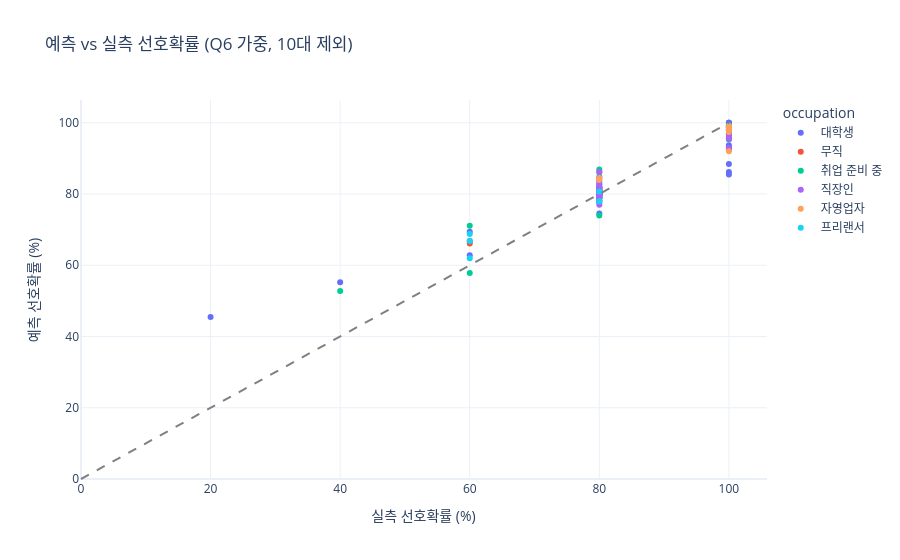

The notebook cell this image was saved under:
### Markdown cell above
## 2. Q6 점수 기반 가중 선호확률

### 정의

$$\text{선호확률(\%)} = \frac{\text{Q6 점수}}{5} \times 100$$

| Q6 | 가중 선호확률 | 해석 |
|----|-------------|------|
| 5 | 100% | 매우 그렇다 |
| 4 | 80% | 그렇다 (기존 이진 선호 기준) |
| 3 | 60% | 보통 |
| 2 | 40% | 아니다 |
| 1 | 20% | 전혀 아니다 |

### 예측 모델

- **Random Forest Regressor**로 Q6 점수(1~5)를 직접 예측
- 예측 Q6 → 동일 공식으로 `predicted_prob_pct` 산출
- **실측·예측 동일 척도** → 상·하위 비교 및 조합 평균 비교 가능

### Code cell
weighted_all, feat_cols = build_weighted_result(
    df, features, targets,
    exclude_age=EXCLUDE_AGE,
    fit_scope="filtered",
)

display(weighted_all[[
    "occupation", "housing_type", "q6_service_intent",
    "predicted_q6_score", "predicted_prob_pct", "actual_prob_pct"
]].describe().round(2))

fig = px.scatter(
    weighted_all, x="actual_prob_pct", y="predicted_prob_pct",
    color="occupation", hover_data=["housing_type", "pain_score", "trust_score"],
    title="예측 vs 실측 선호확률 (Q6 가중, 10대 제외)",
    labels={"actual_prob_pct": "실측 선호확률 (%)", "predicted_prob_pct": "예측 선호확률 (%)"},
    template=PLOTLY_TEMPLATE,
)
fig.add_shape(type="line", x0=0, x1=100, y0=0, y1=100,
              line=di(dash="dash", color="gray"))
fig.show()

### Figure 1 — Plotly figure (JSON) as saved in the notebook; plotly's stock layout.template omitted (floating-point values rounded to 4 significant figures; data arrays with more than 128 entries replaced by an {"elided": "..."} marker saying what was removed)
{"data": [{"customdata": {"elided": "47x3 mixed values"}, "hovertemplate": "occupation=대학생<br>실측 선호확률 (%)=%{x}<br>예측 선호확률 (%)=%{y}<br>housing_type=%{customdata[0]}<br>pain_score=%{customdata[1]}<br>trust_score=%{customdata[2]}<extra></extra>", "legendgroup": "대학생", "marker": {"color": "#636efa", "symbol": "circle"}, "mode": "markers", "name": "대학생", "orientation": "v", "showlegend": true, "type": "scatter", "x": [100.0, 100.0, 100.0, 100.0, 100.0, 100.0, 80.0, 100.0, 100.0, 80.0, 20.0, 100.0, 60.0, 60.0, 80.0, 80.0, 40.0, 80.0, 80.0, 100.0, 100.0, 100.0, 100.0, 100.0, 80.0, 80.0, 60.0, 80.0, 80.0, 80.0, 80.0, 80.0, 80.0, 80.0, 80.0, 80.0, 80.0, 80.0, 100.0, 80.0, 80.0, 80.0, 80.0, 100.0, 100.0, 80.0, 80.0], "xaxis": "x", "y": [98.2, 93.7, 86.2, 92.5, 100.0, 88.4, 74.5, 98.8, 93.2, 81.8, 45.5, 85.5, 62.8, 69.4, 78.1, 78.1, 55.2, 80.0, 81.8, 100.0, 98.8, 99.5, 100.0, 96.7, 80.6, 79.3, 66.8, 80.0, 79.9, 80.1, 79.5, 86.2, 80.0, 79.9, 79.8, 82.9, 81.6, 79.9, 98.9, 79.6, 83.5, 79.4, 80.4, 93.0, 97.2, 80.5, 80.5], "yaxis": "y"}, {"customdata": [["4인 가구 이상", 3, 3]], "hovertemplate": "occupation=무직<br>실측 선호확률 (%)=%{x}<br>예측 선호확률 (%)=%{y}<br>housing_type=%{customdata[0]}<br>pain_score=%{customdata[1]}<br>trust_score=%{customdata[2]}<extra></extra>", "legendgroup": "무직", "marker": {"color": "#EF553B", "symbol": "circle"}, "mode": "markers", "name": "무직", "orientation": "v", "showlegend": true, "type": "scatter", "x": [60.0], "xaxis": "x", "y": [66.1], "yaxis": "y"}, {"customdata": [["1인 가구", 5, 2], ["1인 가구", 4, 4], ["3인 가구", 4, 2], ["4인 가구 이상", 3, 2], ["1인 가구", 5, 2], ["2인 가구", 5, 3], ["3인 가구", 1, 4], ["4인 가구 이상", 3, 3], ["4인 가구 이상", 3, 2], ["1인 가구", 4, 4], ["1인 가구", 5, 5], ["1인 가구", 5, 2], ["1인 가구", 5, 5], ["1인 가구", 3, 4], ["1인 가구", 5, 5], ["1인 가구", 4, 4], ["1인 가구", 3, 3], ["4인 가구 이상", 4, 5], ["2인 가구", 5, 5]], "hovertemplate": "occupation=취업 준비 중<br>실측 선호확률 (%)=%{x}<br>예측 선호확률 (%)=%{y}<br>housing_type=%{customdata[0]}<br>pain_score=%{customdata[1]}<br>trust_score=%{customdata[2]}<extra></extra>", "legendgroup": "취업 준비 중", "marker": {"color": "#00cc96", "symbol": "circle"}, "mode": "markers", "name": "취업 준비 중", "orientation": "v", "showlegend": true, "type": "scatter", "x": [100.0, 80.0, 80.0, 80.0, 100.0, 60.0, 60.0, 80.0, 40.0, 80.0, 80.0, 100.0, 100.0, 80.0, 100.0, 80.0, 80.0, 80.0, 100.0], "xaxis": "x", "y": [99.2, 81.1, 78.8, 74.0, 99.2, 71.1, 57.8, 80.8, 52.8, 81.1, 86.9, 96.6, 98.5, 79.8, 99.0, 78.8, 77.6, 84.9, 95.3], "yaxis": "y"}, {"customdata": [["4인 가구 이상", 4, 4], ["1인 가구", 4, 4], ["4인 가구 이상", 5, 4], ["1인 가구", 5, 4], ["1인 가구", 5, 4], ["1인 가구", 4, 4], ["1인 가구", 5, 5], ["2인 가구", 3, 4], ["1인 가구", 5, 4], ["1인 가구", 4, 4], ["2인 가구", 4, 4], ["1인 가구", 4, 5], ["1인 가구", 4, 4], ["1인 가구", 5, 4], ["3인 가구", 5, 4], ["1인 가구", 5, 5], ["1인 가구", 3, 4], ["1인 가구", 4, 4], ["1인 가구", 4, 4], ["2인 가구", 4, 5], ["1인 가구", 4, 3], ["2인 가구", 4, 4], ["1인 가구", 4, 4], ["1인 가구", 4, 4], ["1인 가구", 4, 5], ["1인 가구", 4, 5]], "hovertemplate": "occupation=직장인<br>실측 선호확률 (%)=%{x}<br>예측 선호확률 (%)=%{y}<br>housing_type=%{customdata[0]}<br>pain_score=%{customdata[1]}<br>trust_score=%{customdata[2]}<extra></extra>", "legendgroup": "직장인", "marker": {"color": "#ab63fa", "symbol": "circle"}, "mode": "markers", "name": "직장인", "orientation": "v", "showlegend": true, "type": "scatter", "x": [80.0, 80.0, 100.0, 100.0, 100.0, 80.0, 100.0, 80.0, 80.0, 80.0, 80.0, 80.0, 100.0, 80.0, 100.0, 100.0, 80.0, 80.0, 80.0, 80.0, 80.0, 80.0, 80.0, 80.0, 100.0, 100.0], "xaxis": "x", "y": [81.4, 77.0, 95.8, 98.0, 97.8, 80.4, 96.7, 79.0, 86.2, 81.6, 80.3, 82.6, 92.9, 84.4, 98.2, 98.7, 80.6, 80.5, 79.9, 82.1, 79.0, 81.0, 80.0, 80.7, 95.6, 95.5], "yaxis": "y"}, {"customdata": [["3인 가구", 4, 4], ["4인 가구 이상", 5, 5], ["4인 가구 이상", 4, 4], ["1인 가구", 4, 4], ["4인 가구 이상", 4, 5], ["2인 가구", 4, 5], ["4인 가구 이상", 4, 4]], "hovertemplate": "occupation=자영업자<br>실측 선호확률 (%)=%{x}<br>예측 선호확률 (%)=%{y}<br>housing_type=%{customdata[0]}<br>pain_score=%{customdata[1]}<br>trust_score=%{customdata[2]}<extra></extra>", "legendgroup": "자영업자", "marker": {"color": "#FFA15A", "symbol": "circle"}, "mode": "markers", "name": "자영업자", "orientation": "v", "showlegend": true, "type": "scatter", "x": [80.0, 100.0, 100.0, 100.0, 100.0, 80.0, 100.0], "xaxis": "x", "y": [84.5, 99.1, 97.4, 92.0, 98.8, 83.9, 98.2], "yaxis": "y"}, {"customdata": [["1인 가구", 3, 3], ["4인 가구 이상", 2, 3], ["3인 가구", 2, 4], ["1인 가구", 4, 4], ["2인 가구", 4, 5]], "hovertemplate": "occupation=프리랜서<br>실측 선호확률 (%)=%{x}<br>예측 선호확률 (%)=%{y}<br>housing_type=%{customdata[0]}<br>pain_score=%{customdata[1]}<br>trust_score=%{customdata[2]}<extra></extra>", "legendgroup": "프리랜서", "marker": {"color": "#19d3f3", "symbol": "circle"}, "mode": "markers", "name": "프리랜서", "orientation": "v", "showlegend": true, "type": "scatter", "x": [60.0, 60.0, 60.0, 80.0, 80.0], "xaxis": "x", "y": [66.8, 62.0, 68.8, 78.0, 80.7], "yaxis": "y"}], "layout": {"legend": {"title": {"text": "occupation"}, "tracegroupgap": 0}, "shapes": [{"line": {"color": "gray", "dash": "dash"}, "type": "line", "x0": 0, "x1": 100, "y0": 0, "y1": 100}], "title": {"text": "예측 vs 실측 선호확률 (Q6 가중, 10대 제외)"}, "xaxis": {"anchor": "y", "domain": [0, 1], "title": {"text": "실측 선호확률 (%)"}}, "yaxis": {"anchor": "x", "domain": [0, 1], "title": {"text": "예측 선호확률 (%)"}}}}
